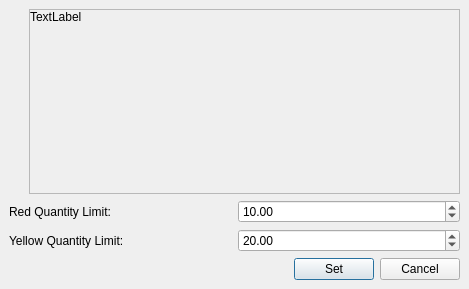
<?xml version="1.0" encoding="UTF-8"?>
<ui version="4.0">
 <class>Form</class>
 <widget class="QDialog" name="Form">
  <property name="geometry">
   <rect>
    <x>0</x>
    <y>0</y>
    <width>469</width>
    <height>289</height>
   </rect>
  </property>
  <property name="windowTitle">
   <string>Form</string>
  </property>
  <layout class="QHBoxLayout" name="horizontalLayout">
   <property name="spacing">
    <number>0</number>
   </property>
   <property name="leftMargin">
    <number>0</number>
   </property>
   <property name="topMargin">
    <number>0</number>
   </property>
   <property name="rightMargin">
    <number>0</number>
   </property>
   <property name="bottomMargin">
    <number>0</number>
   </property>
   <item>
    <widget class="QWidget" name="widget" native="true">
     <property name="contextMenuPolicy">
      <enum>Qt::ActionsContextMenu</enum>
     </property>
     <property name="autoFillBackground">
      <bool>false</bool>
     </property>
     <property name="styleSheet">
      <string notr="true"/>
     </property>
     <layout class="QVBoxLayout" name="verticalLayout_3" stretch="0">
      <property name="leftMargin">
       <number>0</number>
      </property>
      <property name="topMargin">
       <number>0</number>
      </property>
      <property name="rightMargin">
       <number>0</number>
      </property>
      <property name="bottomMargin">
       <number>0</number>
      </property>
      <item>
       <layout class="QVBoxLayout" name="verticalLayout">
        <property name="leftMargin">
         <number>9</number>
        </property>
        <property name="topMargin">
         <number>9</number>
        </property>
        <property name="rightMargin">
         <number>9</number>
        </property>
        <property name="bottomMargin">
         <number>9</number>
        </property>
        <item>
         <layout class="QHBoxLayout" name="horizontalLayout_4" stretch="0,0">
          <item>
           <layout class="QVBoxLayout" name="verticalLayout_2">
            <property name="spacing">
             <number>0</number>
            </property>
            <item>
             <layout class="QVBoxLayout" name="iconHolder">
              <property name="spacing">
               <number>0</number>
              </property>
             </layout>
            </item>
            <item>
             <spacer name="verticalSpacer">
              <property name="orientation">
               <enum>Qt::Vertical</enum>
              </property>
              <property name="sizeHint" stdset="0">
               <size>
                <width>20</width>
                <height>40</height>
               </size>
              </property>
             </spacer>
            </item>
           </layout>
          </item>
          <item>
           <widget class="QScrollArea" name="scrollArea">
            <property name="widgetResizable">
             <bool>true</bool>
            </property>
            <widget class="QWidget" name="scrollAreaWidgetContents">
             <property name="geometry">
              <rect>
               <x>0</x>
               <y>0</y>
               <width>419</width>
               <height>182</height>
              </rect>
             </property>
             <layout class="QVBoxLayout" name="verticalLayout_4">
              <property name="spacing">
               <number>0</number>
              </property>
              <property name="leftMargin">
               <number>0</number>
              </property>
              <property name="topMargin">
               <number>0</number>
              </property>
              <property name="rightMargin">
               <number>0</number>
              </property>
              <property name="bottomMargin">
               <number>0</number>
              </property>
              <item>
               <widget class="QLabel" name="lblMessage">
                <property name="sizePolicy">
                 <sizepolicy hsizetype="Preferred" vsizetype="Minimum">
                  <horstretch>0</horstretch>
                  <verstretch>0</verstretch>
                 </sizepolicy>
                </property>
                <property name="text">
                 <string>TextLabel</string>
                </property>
                <property name="alignment">
                 <set>Qt::AlignLeading|Qt::AlignLeft|Qt::AlignTop</set>
                </property>
                <property name="wordWrap">
                 <bool>true</bool>
                </property>
               </widget>
              </item>
             </layout>
            </widget>
           </widget>
          </item>
         </layout>
        </item>
        <item>
         <layout class="QGridLayout" name="gridLayout">
          <item row="1" column="0">
           <widget class="QLabel" name="label_3">
            <property name="text">
             <string>Yellow Quantity Limit:</string>
            </property>
            <property name="alignment">
             <set>Qt::AlignLeading|Qt::AlignLeft|Qt::AlignVCenter</set>
            </property>
            <property name="buddy">
             <cstring>doubleSpinBox_yellow_limit</cstring>
            </property>
           </widget>
          </item>
          <item row="0" column="3">
           <widget class="QDoubleSpinBox" name="doubleSpinBox_red_limit">
            <property name="accelerated">
             <bool>true</bool>
            </property>
            <property name="decimals">
             <number>2</number>
            </property>
            <property name="maximum">
             <double>1000000000.000000000000000</double>
            </property>
            <property name="value">
             <double>10.000000000000000</double>
            </property>
           </widget>
          </item>
          <item row="0" column="0">
           <widget class="QLabel" name="label_7">
            <property name="text">
             <string>Red Quantity Limit:</string>
            </property>
            <property name="buddy">
             <cstring>doubleSpinBox_red_limit</cstring>
            </property>
           </widget>
          </item>
          <item row="1" column="3">
           <widget class="QDoubleSpinBox" name="doubleSpinBox_yellow_limit">
            <property name="accelerated">
             <bool>true</bool>
            </property>
            <property name="decimals">
             <number>2</number>
            </property>
            <property name="maximum">
             <double>1000000000.000000000000000</double>
            </property>
            <property name="value">
             <double>20.000000000000000</double>
            </property>
           </widget>
          </item>
         </layout>
        </item>
        <item>
         <layout class="QHBoxLayout" name="buttonsLayout">
          <item>
           <spacer name="horizontalSpacer">
            <property name="orientation">
             <enum>Qt::Horizontal</enum>
            </property>
            <property name="sizeHint" stdset="0">
             <size>
              <width>40</width>
              <height>20</height>
             </size>
            </property>
           </spacer>
          </item>
          <item>
           <widget class="QPushButton" name="pushButton_set">
            <property name="maximumSize">
             <size>
              <width>16777215</width>
              <height>16777215</height>
             </size>
            </property>
            <property name="text">
             <string>Set</string>
            </property>
           </widget>
          </item>
          <item>
           <widget class="QPushButton" name="pushButton_cancel">
            <property name="maximumSize">
             <size>
              <width>16777215</width>
              <height>16777215</height>
             </size>
            </property>
            <property name="text">
             <string>Cancel</string>
            </property>
           </widget>
          </item>
         </layout>
        </item>
       </layout>
      </item>
     </layout>
    </widget>
   </item>
  </layout>
 </widget>
 <tabstops>
  <tabstop>doubleSpinBox_red_limit</tabstop>
  <tabstop>doubleSpinBox_yellow_limit</tabstop>
  <tabstop>scrollArea</tabstop>
 </tabstops>
 <resources/>
 <connections/>
</ui>
